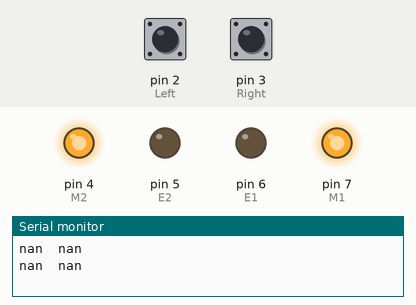
A sketch run on a simulated Arduino Uno, built with avr-gcc and run on an emulated ATmega328P. Shown: output pins drawn as LEDs (lit = HIGH), the last lines printed to the serial monitor. Inputs (shaded band) come from the test bench; at power-on: pin 2 (Left) LOW, pin 3 (Right) LOW.

Above: at 1.2 s.
1.3 s: pin 2 (Left) pulled HIGH for 0.15 s
At 3.2 s:
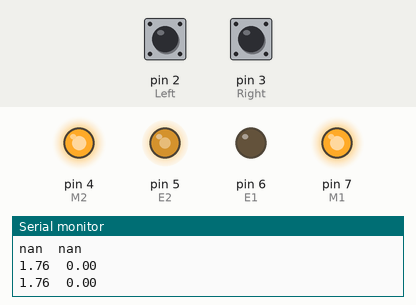
3.5 s: pin 3 (Right) pulled HIGH for 0.15 s
At 5.0 s:
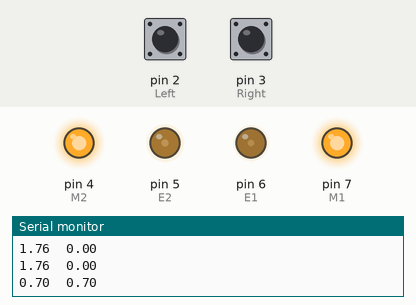
5.5 s: pin 2 (Left) pulled HIGH for 1 s
At 7.4 s:
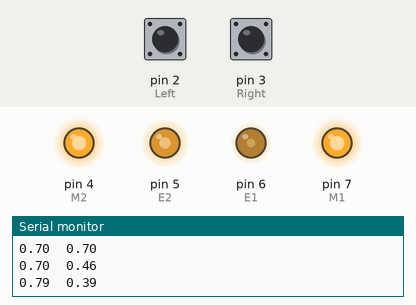
8.5 s: pin 3 (Right) pulled HIGH for 1 s
At 9.8 s:
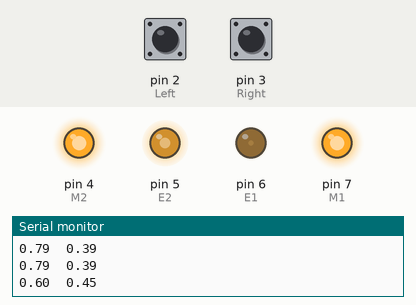
11.5 s: pin 2 (Left) pulled HIGH for 0.15 s
At 12.6 s:
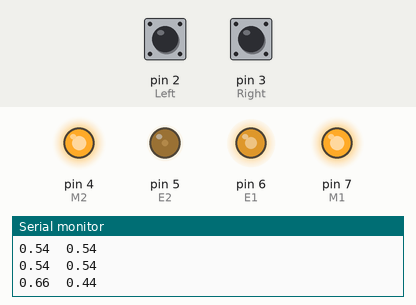
13.5 s: pin 3 (Right) pulled HIGH for 0.15 s
At 15.3 s:
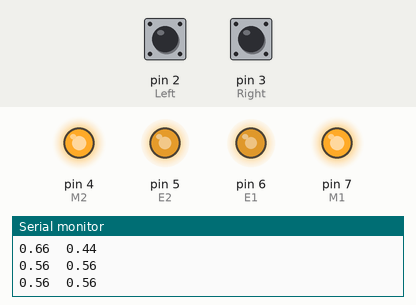
Timing chart, 0 to 16.5 s (numbered marks = the images above; inputs shaded):
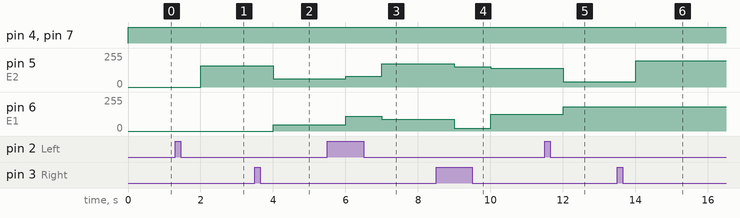

The sketch:

Lab_2-_Task_2.ino
```cpp
//#define LEDPIN 13//pin definitions
# define E1 6
# define M1 7
# define E2 5
# define M2 4
# define Left 2
# define Right 3
//# define BTNPIN 12

int state = 0;
int val;
float distL = 0, revoL = 0, veloL, distR = 0, revoR = 0, veloR, timest, timeend, countL = 0, countR = 0;
float inputL = 0, inputR=0;

void setup() {
 // pinMode(LEDPIN, OUTPUT);//set led pin as output
  //pinMode(BTNPIN, INPUT);//set button pin as input
  pinMode(Left, INPUT);// set encoder as input
  pinMode(Right, INPUT);
  pinMode(M1, OUTPUT);
  pinMode(M2, OUTPUT);
  attachInterrupt(digitalPinToInterrupt(Left), encoderCountL, CHANGE);// interrupt the movement function
  attachInterrupt(digitalPinToInterrupt(Right), encoderCountR, CHANGE);
  Serial.begin(9600);
  timest = millis()/1000;
}

void encoderCountL() {
  countL += 1.0;
  revoL = countL/16.0;
  distL = revoL*3.25*2*3.1415;
  timeend = millis()/1000.0;
  veloL = distL/(timeend - timest);
}


void encoderCountR() {
  countR += 1.0;
  revoR = countR/16.0;
  distR = revoR*3.25*2*3.1415;
  timeend = millis()/1000.0;
  veloR = distR/(timeend - timest);
}
/*
void drivestraight(){
 veloL = distL/(timeend - timest);
 veloR = distR/(timeend - timest);
 inputL = (20 - veloL)*(128/veloL);
 inputR = (20 - veloR)*(128/veloR);

  }
*/
void moveMent(){

  veloL = distL/(timeend - timest);
  veloR = distR/(timeend - timest);
  inputL = (20 - veloL)*(128/veloL);
  inputR = (20 - veloR)*(128/veloR);
  analogWrite(E1,100+inputR);
  analogWrite(E2,115+inputL);
  digitalWrite(M1,HIGH);
  digitalWrite(M2,HIGH);
}


void loop() {

    moveMent();

    Serial.print(veloL);
    Serial.print("\t");
    Serial.print(veloR);
    Serial.print(" ");
    Serial.print("\r\n");
    delay(1000);

}
```

Measured:
- after the input at 1.3 s, pin 5 (E2): 0/255 → 159/255 after 0.70 s
- after the input at 3.5 s, pin 5 (E2): 159/255 → 62/255 after 0.50 s; pin 6 (E1): 0/255 → 47/255 after 0.50 s
- after the input at 5.5 s, pin 5 (E2): 62/255 → 79/255 after 0.50 s, → 174/255 1.0 s later; pin 6 (E1): 47/255 → 110/255 after 0.50 s, → 90/255 1.0 s later
- after the input at 8.5 s, pin 5 (E2): 174/255 → 153/255 after 0.51 s, → 142/255 1.0 s later; pin 6 (E1): 90/255 → 22/255 after 0.51 s, → 127/255 1.0 s later
- after the input at 11.5 s, pin 5 (E2): 142/255 → 41/255 after 0.51 s; pin 6 (E1): 127/255 → 181/255 after 0.51 s
- after the input at 13.5 s, pin 5 (E2): 41/255 → 197/255 after 0.51 s; pin 6 (E1): 181/255 → 182/255 after 0.51 s
